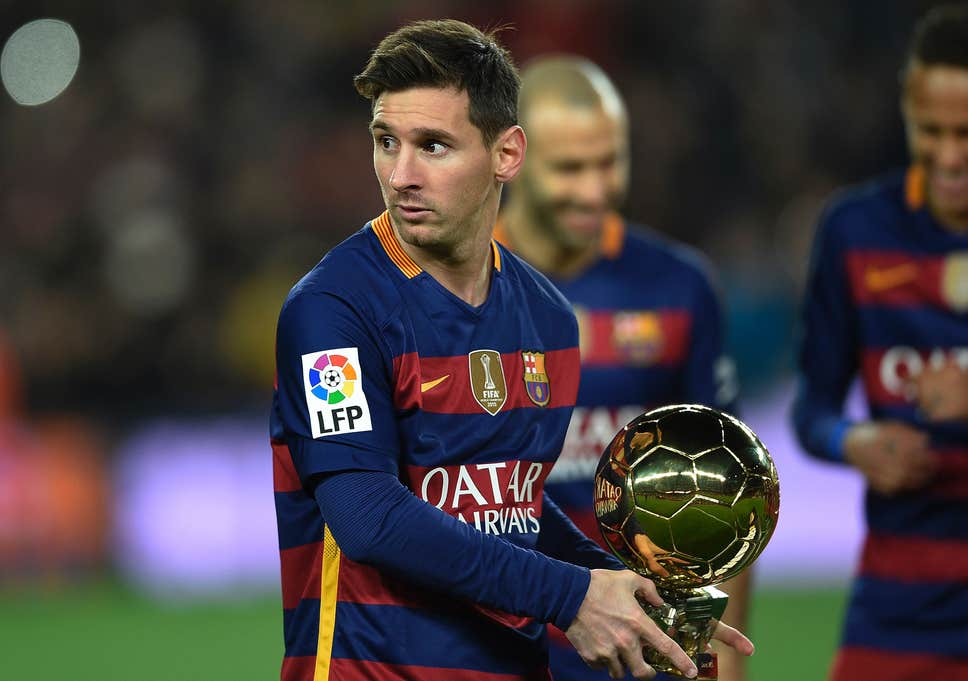
#> input picture goat1.jpg, 968 x 681 px, given in place of the camera
$ python main.py
#> lines starting #> are read from the running program, lines starting #| are printed output that depends on the picture; after the words box and inside, x2 and y2 are one past the last pixel; in counts of white or black regions, pixels touching at a corner belong together
#> further down, frame is the input picture: shape (681, 968, 3); mean B, G, R 63.8, 62.9, 69.6
#> (printed output is left out)
### Transformation.py
import numpy as np
import cv2


# [13 lines left out: functions translate, rotate, not called in this run]


def resize(image, width=None, height=None, inter=cv2.INTER_AREA):
#> called with width = 300, inter = 3
    (h, w) = image.shape[:2]
#> h = 681; w = 968
    dim = None
    if width is None and height is None:
        return image
    if width != None:
        r = width/float(w)
#> r = 0.31
        dim = (width, int(h*r))
#> dim = (300, 211)
    else:
        r = height/float(h)
        dim = (int(w*r), height)
    resized = cv2.resize(image, dim, interpolation=inter)
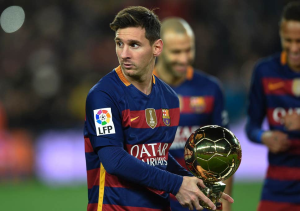
#> resized: shape (211, 300, 3); mean B, G, R 63.8, 62.8, 69.6
    return resized

### facedetector.py
import cv2

class FaceDetector:

    def __init__(self, faceCascadePath):

        self.faceCascade = cv2.CascadeClassifier(faceCascadePath)

    def detect(self, image, scaleFactor = 1.1, minNeighbors = 5, minSize = (30,30)):
        rects = self.faceCascade.detectMultiScale(image, scaleFactor=scaleFactor, minNeighbors=minNeighbors, minSize=minSize, flags=cv2.CASCADE_SCALE_IMAGE)
        return rects

### main.py
import cv2
import Transformation
from facedetector import FaceDetector

video = cv2.VideoCapture(0)
p = FaceDetector(faceCascadePath="haarcascade_frontalface_default.xml")
while True:
 (grabbed, frame) = video.read()
 print(grabbed,frame)
 if not grabbed:
     break
 frame = Transformation.resize(frame, width=300)
 gray = cv2.cvtColor(frame, cv2.COLOR_BGR2GRAY)
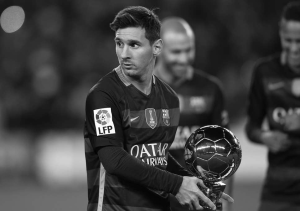
#> gray: shape (211, 300); min 3, max 253, mean 65
 faces = p.detect(gray,1.3)
#> in detect, `rects = self.faceCascade.detectMultiScale(image, scaleFactor=scaleFact..`: rects = [[101, 23, 53, 53]]
#> faces = [[101, 23, 53, 53]]
 for (x, y, w, h) in faces:
     cv2.rectangle(frame, (x, y), (x + w, y + h), (0, 255, 0), 2)
#> this loop made 1 pass
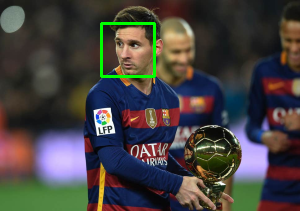
#> frame: shape (211, 300, 3); 1% of pixels changed, all inside (x1, y1, x2, y2) = (100, 22, 156, 78)
 cv2.imshow("camera", frame)

 k = cv2.waitKey(30) & 0xff
#> (key Esc is pressed here)
 if k == 27:
    break
video.release()
cv2.destroyAllWindows()
